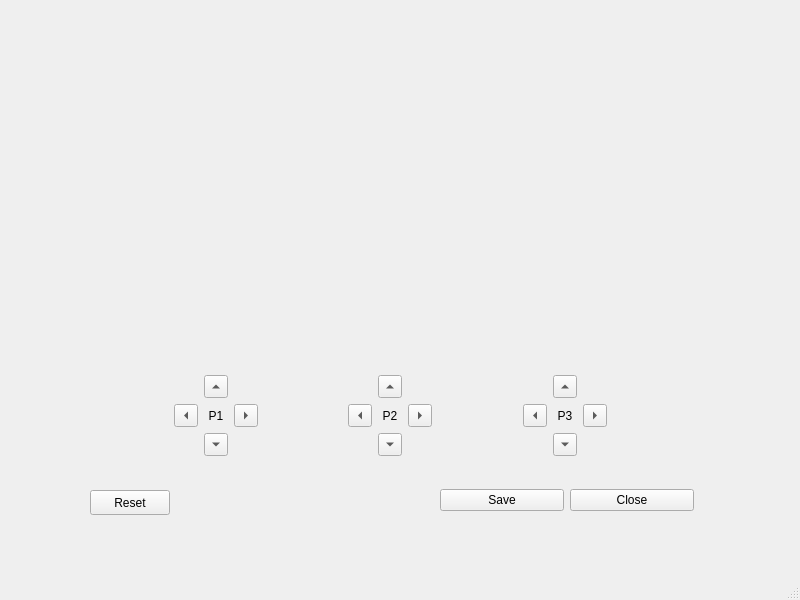
<?xml version="1.0" encoding="UTF-8"?>
<ui version="4.0">
 <class>SplineWindow</class>
 <widget class="QMainWindow" name="SplineWindow">
  <property name="geometry">
   <rect>
    <x>0</x>
    <y>0</y>
    <width>800</width>
    <height>600</height>
   </rect>
  </property>
  <property name="windowTitle">
   <string>MainWindow</string>
  </property>
  <widget class="QWidget" name="centralwidget">
   <widget class="QWidget" name="fig_widget" native="true">
    <property name="geometry">
     <rect>
      <x>90</x>
      <y>10</y>
      <width>601</width>
      <height>341</height>
     </rect>
    </property>
   </widget>
   <widget class="QWidget" name="gridLayoutWidget_5">
    <property name="geometry">
     <rect>
      <x>90</x>
      <y>370</y>
      <width>601</width>
      <height>91</height>
     </rect>
    </property>
    <layout class="QGridLayout" name="gridLayout">
     <item row="0" column="0">
      <spacer name="horizontalSpacer_4">
       <property name="orientation">
        <enum>Qt::Horizontal</enum>
       </property>
       <property name="sizeHint" stdset="0">
        <size>
         <width>98</width>
         <height>20</height>
        </size>
       </property>
      </spacer>
     </item>
     <item row="0" column="1">
      <layout class="QGridLayout" name="gridP2">
       <item row="2" column="1">
        <widget class="QToolButton" name="p1_down">
         <property name="text">
          <string/>
         </property>
         <property name="arrowType">
          <enum>Qt::DownArrow</enum>
         </property>
        </widget>
       </item>
       <item row="1" column="1">
        <widget class="QLabel" name="label_11">
         <property name="text">
          <string>P1</string>
         </property>
         <property name="alignment">
          <set>Qt::AlignCenter</set>
         </property>
        </widget>
       </item>
       <item row="1" column="2">
        <widget class="QToolButton" name="p1_right">
         <property name="text">
          <string/>
         </property>
         <property name="arrowType">
          <enum>Qt::RightArrow</enum>
         </property>
        </widget>
       </item>
       <item row="0" column="1">
        <widget class="QToolButton" name="p1_up">
         <property name="text">
          <string/>
         </property>
         <property name="arrowType">
          <enum>Qt::UpArrow</enum>
         </property>
        </widget>
       </item>
       <item row="1" column="0">
        <widget class="QToolButton" name="p1_left">
         <property name="text">
          <string/>
         </property>
         <property name="arrowType">
          <enum>Qt::LeftArrow</enum>
         </property>
        </widget>
       </item>
      </layout>
     </item>
     <item row="0" column="4">
      <spacer name="horizontalSpacer_3">
       <property name="orientation">
        <enum>Qt::Horizontal</enum>
       </property>
       <property name="sizeHint" stdset="0">
        <size>
         <width>98</width>
         <height>20</height>
        </size>
       </property>
      </spacer>
     </item>
     <item row="0" column="5">
      <layout class="QGridLayout" name="gridP3_2">
       <item row="1" column="1">
        <widget class="QLabel" name="label_13">
         <property name="text">
          <string>P3</string>
         </property>
         <property name="alignment">
          <set>Qt::AlignCenter</set>
         </property>
        </widget>
       </item>
       <item row="0" column="1">
        <widget class="QToolButton" name="p3_up">
         <property name="text">
          <string/>
         </property>
         <property name="arrowType">
          <enum>Qt::UpArrow</enum>
         </property>
        </widget>
       </item>
       <item row="1" column="0">
        <widget class="QToolButton" name="p3_left">
         <property name="text">
          <string/>
         </property>
         <property name="arrowType">
          <enum>Qt::LeftArrow</enum>
         </property>
        </widget>
       </item>
       <item row="1" column="2">
        <widget class="QToolButton" name="p3_right">
         <property name="text">
          <string/>
         </property>
         <property name="arrowType">
          <enum>Qt::RightArrow</enum>
         </property>
        </widget>
       </item>
       <item row="2" column="1">
        <widget class="QToolButton" name="p3_down">
         <property name="text">
          <string/>
         </property>
         <property name="arrowType">
          <enum>Qt::DownArrow</enum>
         </property>
        </widget>
       </item>
      </layout>
     </item>
     <item row="0" column="2">
      <spacer name="horizontalSpacer_2">
       <property name="orientation">
        <enum>Qt::Horizontal</enum>
       </property>
       <property name="sizeHint" stdset="0">
        <size>
         <width>98</width>
         <height>20</height>
        </size>
       </property>
      </spacer>
     </item>
     <item row="0" column="3">
      <layout class="QGridLayout" name="gridP3">
       <item row="0" column="1">
        <widget class="QToolButton" name="p2_up">
         <property name="text">
          <string/>
         </property>
         <property name="arrowType">
          <enum>Qt::UpArrow</enum>
         </property>
        </widget>
       </item>
       <item row="1" column="2">
        <widget class="QToolButton" name="p2_right">
         <property name="text">
          <string/>
         </property>
         <property name="arrowType">
          <enum>Qt::RightArrow</enum>
         </property>
        </widget>
       </item>
       <item row="1" column="0">
        <widget class="QToolButton" name="p2_left">
         <property name="text">
          <string/>
         </property>
         <property name="arrowType">
          <enum>Qt::LeftArrow</enum>
         </property>
        </widget>
       </item>
       <item row="2" column="1">
        <widget class="QToolButton" name="p2_down">
         <property name="text">
          <string/>
         </property>
         <property name="arrowType">
          <enum>Qt::DownArrow</enum>
         </property>
        </widget>
       </item>
       <item row="1" column="1">
        <widget class="QLabel" name="label_12">
         <property name="text">
          <string>P2</string>
         </property>
         <property name="alignment">
          <set>Qt::AlignCenter</set>
         </property>
        </widget>
       </item>
      </layout>
     </item>
     <item row="0" column="6">
      <spacer name="horizontalSpacer_5">
       <property name="orientation">
        <enum>Qt::Horizontal</enum>
       </property>
       <property name="sizeHint" stdset="0">
        <size>
         <width>98</width>
         <height>20</height>
        </size>
       </property>
      </spacer>
     </item>
    </layout>
   </widget>
   <widget class="QWidget" name="horizontalLayoutWidget">
    <property name="geometry">
     <rect>
      <x>440</x>
      <y>480</y>
      <width>254</width>
      <height>41</height>
     </rect>
    </property>
    <layout class="QHBoxLayout" name="horizontalLayout">
     <item>
      <widget class="QPushButton" name="btn_save">
       <property name="text">
        <string>Save</string>
       </property>
       <property name="shortcut">
        <string>Ctrl+S</string>
       </property>
      </widget>
     </item>
     <item>
      <widget class="QPushButton" name="btn_close">
       <property name="text">
        <string>Close</string>
       </property>
      </widget>
     </item>
    </layout>
   </widget>
   <widget class="QPushButton" name="btn_reset">
    <property name="geometry">
     <rect>
      <x>90</x>
      <y>490</y>
      <width>80</width>
      <height>25</height>
     </rect>
    </property>
    <property name="text">
     <string>Reset</string>
    </property>
   </widget>
  </widget>
  <widget class="QMenuBar" name="menubar">
   <property name="geometry">
    <rect>
     <x>0</x>
     <y>0</y>
     <width>800</width>
     <height>22</height>
    </rect>
   </property>
  </widget>
  <widget class="QStatusBar" name="statusbar"/>
 </widget>
 <resources/>
 <connections/>
</ui>
